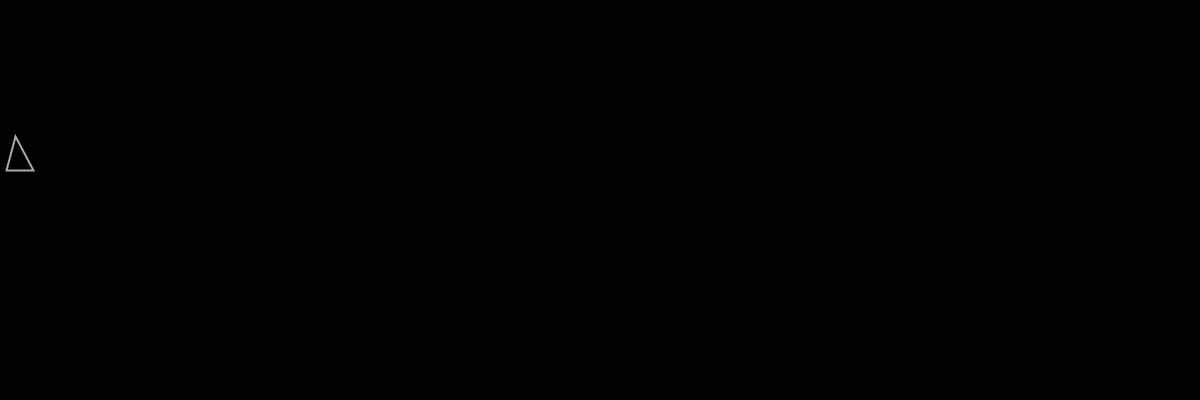
Frame 1 (no input)
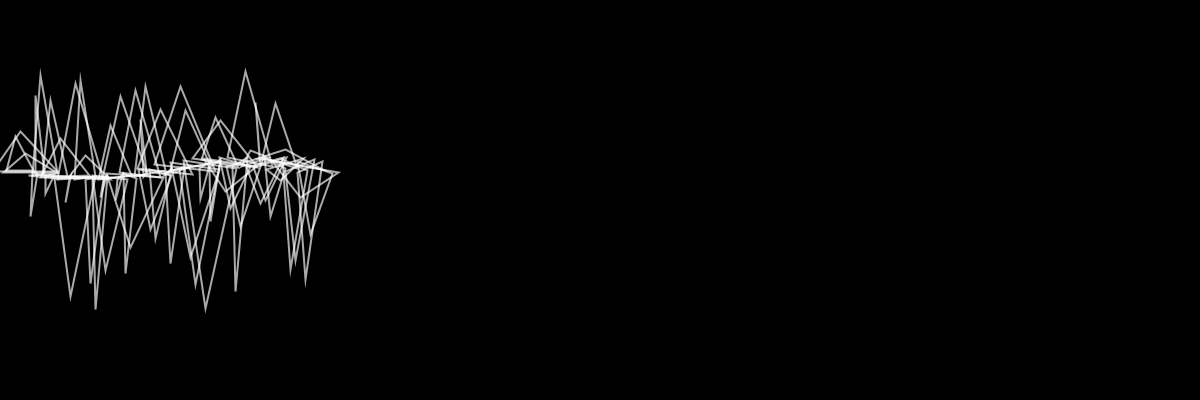
Frame 60 (the mouse pressed at the canvas centre just before this capture)
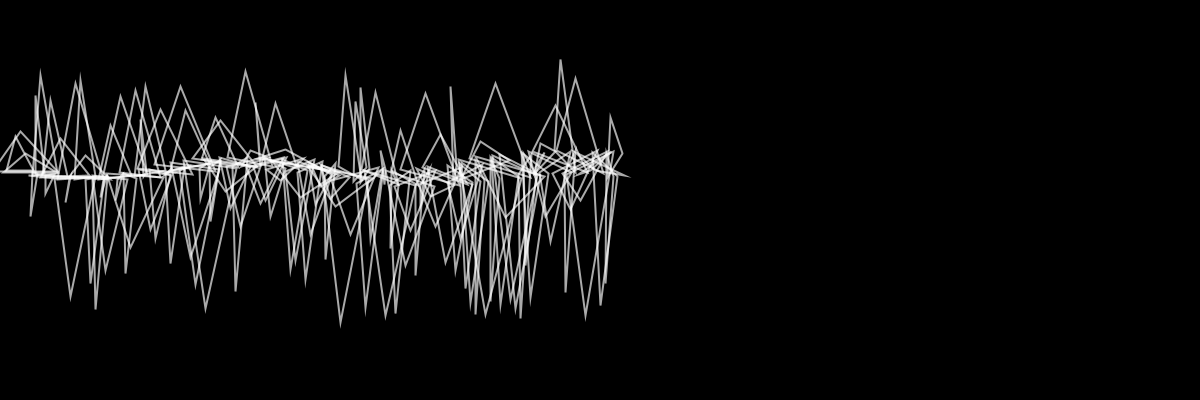
Frame 120 (the mouse held since frame 60 and released just before this capture)

The Processing sketch that drew these frames (run headless with seeded random() and noise(); from frame 60 on, the mouse is pressed at the canvas centre):

// Processing sketch: processing_82693
// ── processing_82693.pde

float noiseval, xpos;
float angle = 0.0;
float scalar = 0.05; 
float x1=10;
float y1=0;
float x2;
float x3;
float y3=30;

void setup() {
  size (1200, 400);
  background(0);   
  noiseval = 0;
  xpos = 10;
} 
void draw() {

  strokeWeight(0); 
  noiseval += 0.1;
  xpos=xpos+5;

  float n=random(-30, 30);
  float valorSeno = sin(angle);
  float valorCoseno = cos(angle);

  noFill();
  stroke(255, 170);
  strokeWeight(2);

  angle += 0.1;

  pushMatrix();
  translate(0, noise(-1, 1)*5*height/4*sin(angle)*scalar+170);
  triangle(x1+n+xpos, y1+noiseval, x2-n+xpos, y1-noiseval, x3*n+xpos, y3+random(-height/3, height/3));

  popMatrix();
}
